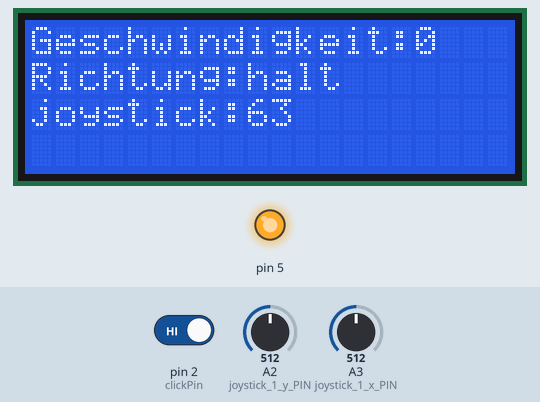
Bench run of a sketch on a simulated Arduino Uno, built with avr-gcc and run on an emulated ATmega328P. Parts: 20×4 character LCD, output pins drawn as LEDs (lit = HIGH). The inputs (shaded band) are chosen by the test bench; at power-on: A3 (joystick_1_x_PIN) = 512, pin 2 (clickPin) HIGH, A2 (joystick_1_y_PIN) = 512. Pins used as bus, display or sensor lines are not drawn.

Above: at 1.2 s.
1.3 s: A3 (joystick_1_x_PIN) set to 798
At 2.3 s:
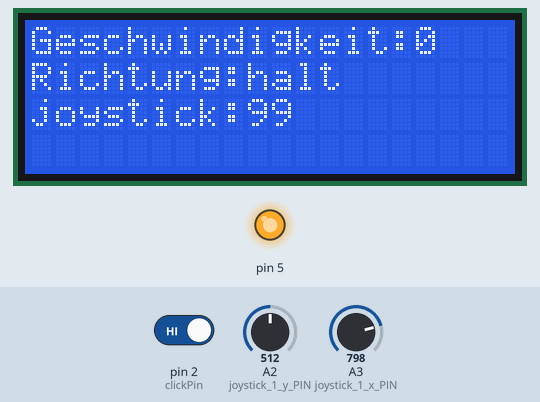
2.8 s: A3 (joystick_1_x_PIN) set to 825
At 4.4 s:
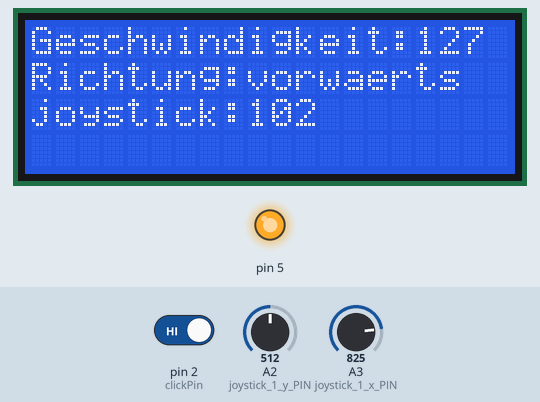
5.8 s: A3 (joystick_1_x_PIN) set to 716
At 7.4 s:
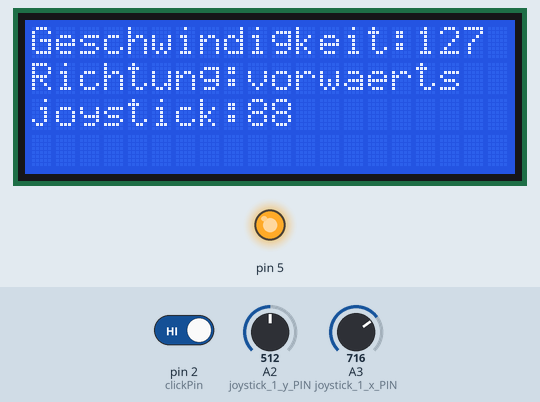
8.8 s: A3 (joystick_1_x_PIN) set to 122
At 11.5 s:
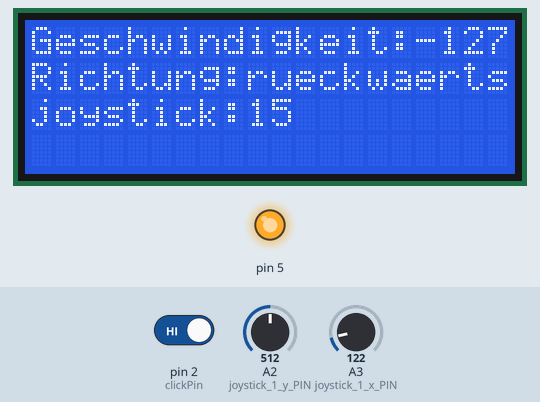
11.8 s: pin 2 (clickPin) driven LOW
At 12.3 s:
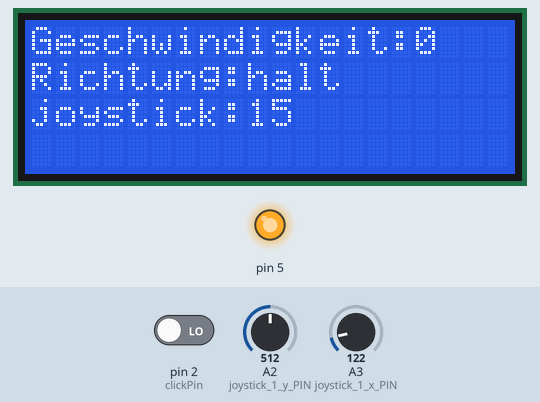
Timing chart, 0 to 14.3 s (numbered marks = the images above; inputs shaded):
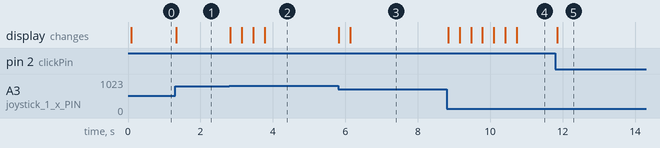

Measured:
- the behaviour switches between 813 and 814 on A3 (joystick_1_x_PIN) (found by bisection; images 1 and 2)
- after the input at 1.3 s, the display: changes at once (image 1)
- after the input at 2.8 s, the display: first changes at once (image 2 shows a later state)
- after the input at 5.8 s, the display: first changes at once (image 3 shows a later state)
- after the input at 8.8 s, the display: first changes at once (image 4 shows a later state)
- after the input at 11.8 s, the display: changes after 0.06 s (image 5)

The sketch:

dccduino.pde
```cpp
// (licence header left out)
#include <LiquidCrystal.h>


#define RW_PIN  12 //yellow lcd cable
#define ENABLE_PIN 13 //white lcd cable

#define DCC_PIN    4  // Arduino pin for DCC out
                     // this pin is connected to "DIRECTION" of LMD18200
#define DCC_PWM    5  // must be HIGH for signal out
                      // connected to "PWM in" of LMD18200
#define joystick_1_x_PIN   3  // analog reading for joystick Poti
#define joystick_1_y_PIN   2  // analog reading for joystick Poti
#define clickPin 2   //input for switch

//Timer frequency is 2MHz for ( /8 prescale from 16MHz )
//Timmer clock = 16MHz/8 = 2MHz oder 0,5usec
#define TIMER_SHORT 0x8D  // 58usec pulse length
#define TIMER_LONG  0x1B  // 116usec pulse length

// definitions for state machine
#define PREAMBLE 0
#define SEPERATOR 1
#define SENDBYTE  2

unsigned char last_timer=TIMER_SHORT;  // store last timer value
unsigned char flag=0;  // used for short or long pulse
unsigned char every_second_isr = 0;  // pulse up or down
volatile int timer = 0;  //helping construct for stuff

boolean changed = false;
unsigned char state= PREAMBLE;
unsigned char preamble_count = 16;
unsigned char outbyte = 0;
unsigned char cbit = 0x80;


// variables for throttle
int locoSpeed=0;
int locoSpeed_temp=0;
volatile int direction  = 0;
int last_locoSpeed=0;
int last_direction;
int locoAdr=7;   // this is the (fixed) address of the loco

int joystick_1_x;
int joystick_1_y;
LiquidCrystal lcd(RW_PIN, ENABLE_PIN, 8, 9, 10, 11); //initialize display

// buffer for command
struct Message {
   unsigned char data[7];
   unsigned char len;
} ;

#define MAXMSG  2
// for the time being, use only two messages - the idle msg and the loco Speed msg

struct Message msg[MAXMSG] = {
    { { 0xFF,     0, 0xFF, 0, 0, 0, 0}, 3},   // idle msg
    { { locoAdr, 0x3F,  0, 0, 0, 0, 0}, 4}    // locoMsg with 128 speed steps
  };               // loco msg must be filled later with speed and XOR data byte

int msgIndex=0;
int byteIndex=0;


//Setup Timer2.
//Configures the 8-Bit Timer2 to generate an interrupt at the specified frequency.
//Returns the time load value which must be loaded into TCNT2 inside your ISR routine.
void SetupTimer2(){

  //Timer2 Settings: Timer Prescaler /8, mode 0
  //Timmer clock = 16MHz/8 = 2MHz oder 0,5usec
  TCCR2A = 0;
  TCCR2B = 0<<CS22 | 1<<CS21 | 0<<CS20;

  //Timer2 Overflow Interrupt Enable
  TIMSK2 = 1<<TOIE2;

  //load the timer for its first cycle
  TCNT2=TIMER_SHORT;

}

//Timer2 overflow interrupt vector handler
ISR(TIMER2_OVF_vect) {
  //Capture the current timer value TCTN2. This is how much error we have
  //due to interrupt latency and the work in this function
  //Reload the timer and correct for latency.
  // for more info, see http://www.uchobby.com/index.php/2007/11/24/arduino-interrupts/
  unsigned char latency;

  // for every second interupt just toggle signal
  if (every_second_isr)  {
     digitalWrite(DCC_PIN,1);
     every_second_isr = 0;

     // set timer to last value
     latency=TCNT2;
     TCNT2=latency+last_timer;

  }  else  {  // != every second interrupt, advance bit or state
     digitalWrite(DCC_PIN,0);
     every_second_isr = 1;

     switch(state)  {
       case PREAMBLE:
           flag=1; // short pulse
           preamble_count--;
           if (preamble_count == 0)  {  // advance to next state
              state = SEPERATOR;
              // get next message
              msgIndex++;
              if (msgIndex >= MAXMSG)  {  msgIndex = 0; }
              byteIndex = 0; //start msg with byte 0
           }
           break;
        case SEPERATOR:
           flag=0; // long pulse
           // then advance to next state
           state = SENDBYTE;
           // goto next byte ...
           cbit = 0x80;  // send this bit next time first
           outbyte = msg[msgIndex].data[byteIndex];
           break;
        case SENDBYTE:
           if (outbyte & cbit)  {
              flag = 1;  // send short pulse
           }  else  {
              flag = 0;  // send long pulse
           }
           cbit = cbit >> 1;
           if (cbit == 0)  {  // last bit sent, is there a next byte?
              byteIndex++;
              if (byteIndex >= msg[msgIndex].len)  {
                 // this was already the XOR byte then advance to preamble
                 state = PREAMBLE;
                 preamble_count = 16;
              }  else  {
                 // send separtor and advance to next byte
                 state = SEPERATOR ;
              }
           }
           break;
     }
     if (flag)  {  // if data==1 then short pulse
        latency=TCNT2;
        TCNT2=latency+TIMER_SHORT;
        last_timer=TIMER_SHORT;
     }  else  {   // long pulse
        latency=TCNT2;
        TCNT2=latency+TIMER_LONG;
        last_timer=TIMER_LONG;
     }
  }
}

void setup(void) {
  //Set the pins for DCC to "output".
  pinMode(DCC_PIN,OUTPUT);   // this is for the DCC Signal
  pinMode(clickPin, INPUT);
  analogWrite(5, 255);
  assemble_dcc_msg();
  //Start the timer
  SetupTimer2();

  lcd.begin(20, 4);

    lcd.home();

}

void loop(void) {

  if (timer > 0){
    timer=timer-1;
  }


   joystick_1_x = (127L * analogRead(joystick_1_x_PIN))/1023;
   joystick_1_y = (127L * analogRead(joystick_1_y_PIN))/1023;
   lcd.print("    ");
   if (joystick_1_x > 100) {
     locoSpeed = locoSpeed + 3;
   }
   if (joystick_1_x < 30) {
     locoSpeed = locoSpeed - 3;
   }
   if (locoSpeed >127) {
     locoSpeed = 127;
   }
   if (locoSpeed <-127) {
     locoSpeed = -127;
   }
   if (digitalRead(clickPin) == LOW) {
     locoSpeed=0;
   }

delay(10);
lcd.home();
    lcd.print("Geschwindigkeit:");
      lcd.print(locoSpeed);
      lcd.print("   ");
      lcd.setCursor(0,1);
      lcd.print("Richtung:");
      if (locoSpeed == 0)  {
        lcd.print("halt         ");
      }
       if (locoSpeed > 0)  {
        lcd.print("vorwaerts     ");
      }
       if (locoSpeed < 0)  {
        lcd.print("rueckwaerts    ");
      }
    lcd.setCursor(0,2);
    lcd.print("joystick:");
    lcd.print(joystick_1_x);

  assemble_dcc_msg();
}


void assemble_dcc_msg() {
   int i;
   unsigned char data, xdata;
   /*if (locoSpeed == 1)  {  // this would result in emergency stop
      locoSpeed = 0;
   }*/
   // direction info first

   if (locoSpeed < 0) {
     locoSpeed_temp = -locoSpeed;
     data = 0;
     direction = 0;
   } else {
     locoSpeed_temp = locoSpeed;
     data = 0x80; //forward
     direction = 1;
   }
   data |=  locoSpeed_temp;
   // add XOR byte
   xdata = (msg[1].data[0] ^ msg[1].data[1]) ^ data;

   noInterrupts();  // make sure that only "matching" parts of the message are used in ISR
   msg[1].data[2] = data;
   msg[1].data[3] = xdata;
   interrupts();

}
```
